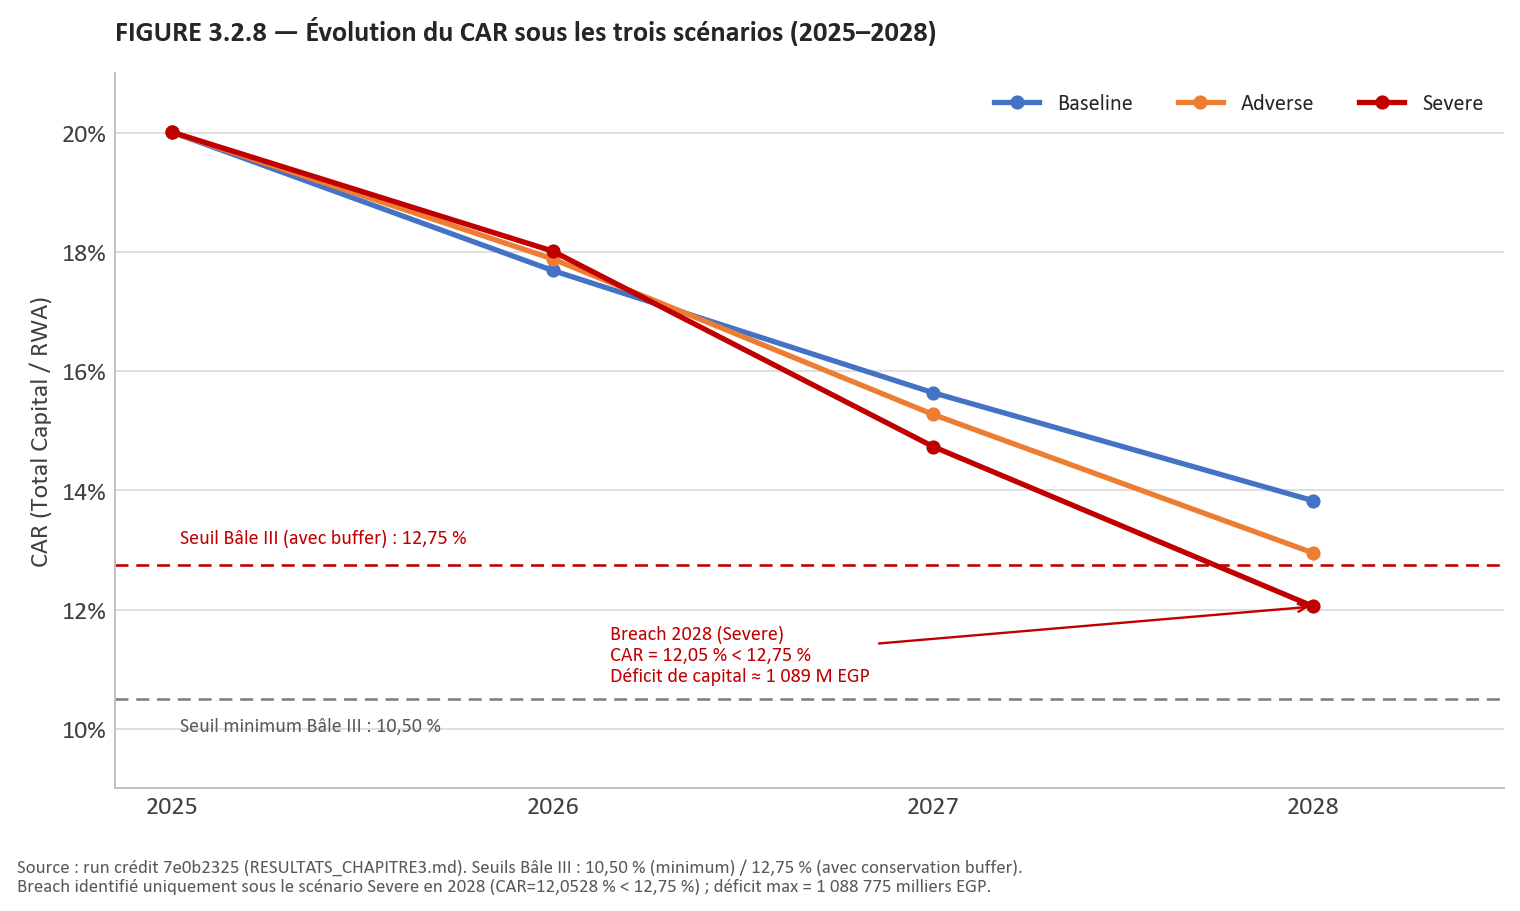

The script that saved this image:
"""FIGURE 3.2.8 - Evolution du CAR sous les trois scenarios (2025-2028).
Source: RESULTATS_CHAPITRE3.md, section Impact prudentiel (run 7e0b2325)."""
import sys, os
sys.path.insert(0, os.path.dirname(__file__))
from _style import plt, style_axes, BLUE, ORANGE, RED, GRID

years = [2025, 2026, 2027, 2028]
car_baseline = [0.200132, 0.176924, 0.156408, 0.138270]
car_adverse = [0.200132, 0.178869, 0.152762, 0.129492]
car_severe = [0.200132, 0.180182, 0.147374, 0.120528]

THRESH_MIN = 0.1050
THRESH_BUFFER = 0.1275
DEFICIT_MAX = 1_088_775  # thousands EGP

fig, ax = plt.subplots(figsize=(9, 5.2))

ax.plot(years, car_baseline, color=BLUE, lw=2.25, marker="o", ms=5, label="Baseline")
ax.plot(years, car_adverse, color=ORANGE, lw=2.25, marker="o", ms=5, label="Adverse")
ax.plot(years, car_severe, color=RED, lw=2.25, marker="o", ms=5, label="Severe")

ax.axhline(THRESH_BUFFER, color=RED, lw=1.1, linestyle=(0, (5, 3)))
ax.axhline(THRESH_MIN, color="#7F7F7F", lw=1.1, linestyle=(0, (5, 3)))
ax.text(2025.02, THRESH_BUFFER + 0.003, "Seuil Bâle III (avec buffer) : 12,75 %",
        fontsize=8.5, color=RED, va="bottom")
ax.text(2025.02, THRESH_MIN - 0.003, "Seuil minimum Bâle III : 10,50 %",
        fontsize=8.5, color="#595959", va="top")

# Breach annotation: Severe crosses 12.75% threshold in 2028
deficit_m_egp = f"{DEFICIT_MAX/1000:,.0f}".replace(",", " ")
ax.annotate(
    f"Breach 2028 (Severe)\nCAR = 12,05 % < 12,75 %\nDéficit de capital ≈ {deficit_m_egp} M EGP",
    xy=(2028, car_severe[-1]), xytext=(2026.15, 0.108),
    fontsize=8.5, color=RED,
    arrowprops=dict(arrowstyle="->", color=RED, lw=1.0),
)

ax.set_xticks(years)
ax.set_xlim(2024.85, 2028.5)
ax.set_ylim(0.09, 0.21)
style_axes(ax, pct_left=True)
ax.set_ylabel("CAR (Total Capital / RWA)")
ax.set_title("FIGURE 3.2.8 — Évolution du CAR sous les trois scénarios (2025–2028)",
              fontsize=12, fontweight="bold", loc="left", pad=14)
ax.legend(loc="upper right", ncol=3, fontsize=9.5)

fig.text(0.01, -0.02,
         "Source : run crédit 7e0b2325 (RESULTATS_CHAPITRE3.md). Seuils Bâle III : 10,50 % (minimum) / 12,75 % (avec conservation buffer).\n"
         "Breach identifié uniquement sous le scénario Severe en 2028 (CAR=12,0528 % < 12,75 %) ; déficit max = 1 088 775 milliers EGP.",
         fontsize=8, color="#595959")

fig.tight_layout(rect=[0, 0.03, 1, 1])
out = os.path.join(os.path.dirname(__file__), "fig_3_2_8_car.png")
fig.savefig(out, dpi=170, bbox_inches="tight")
print("saved", out)
